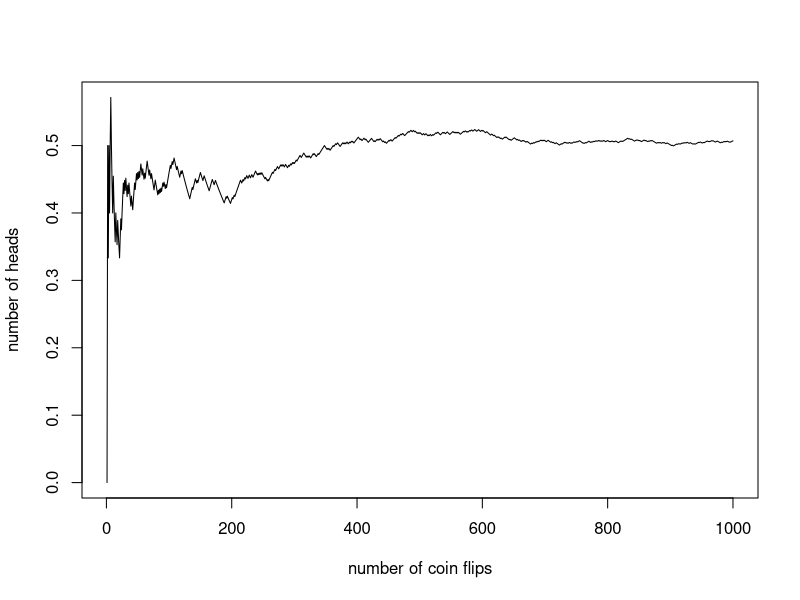
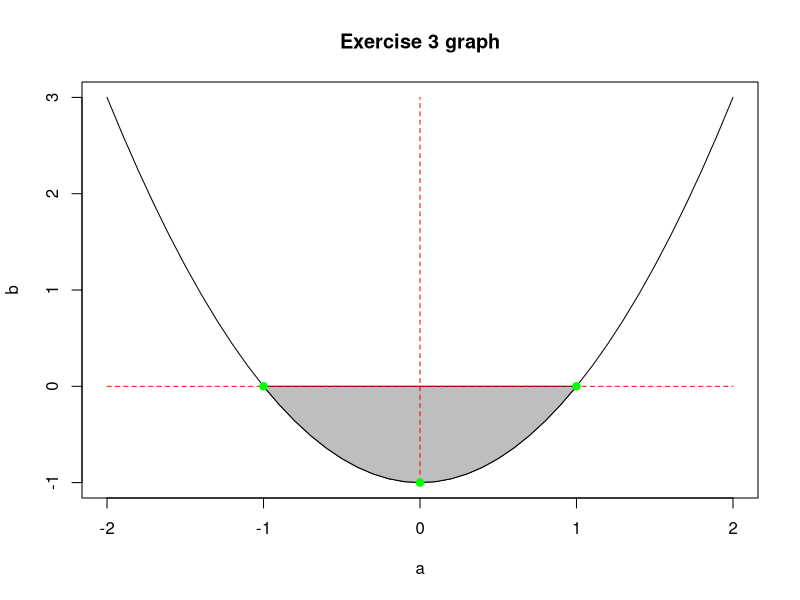
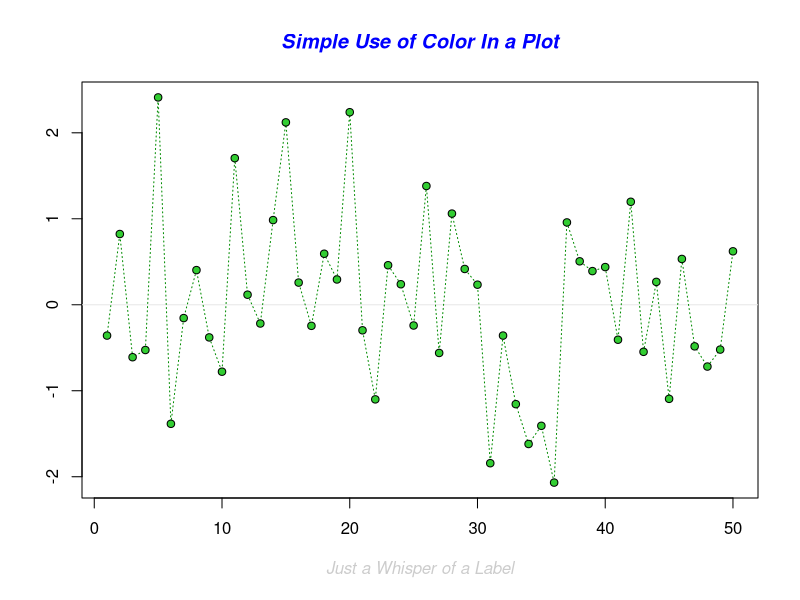
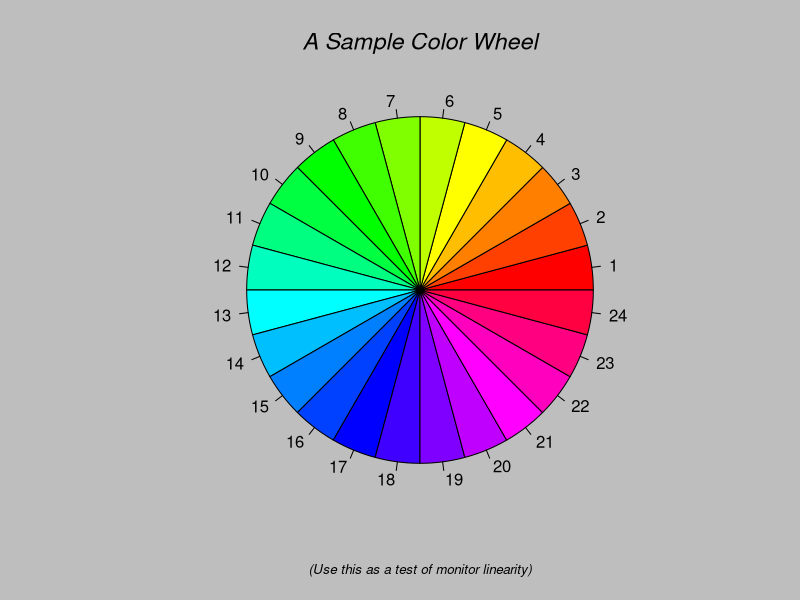
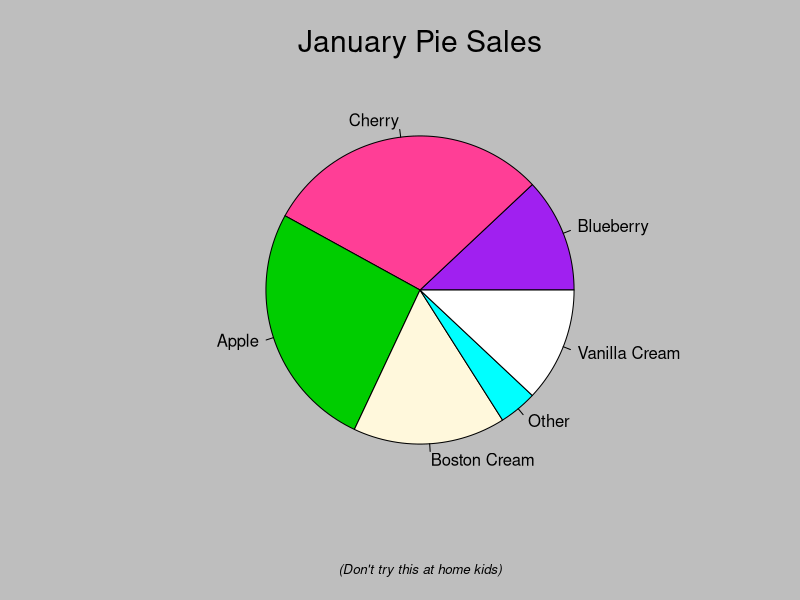
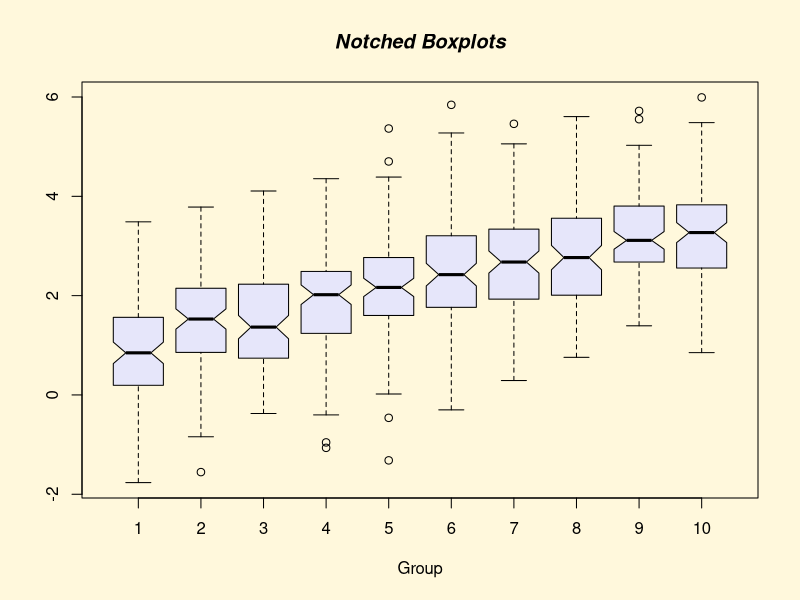
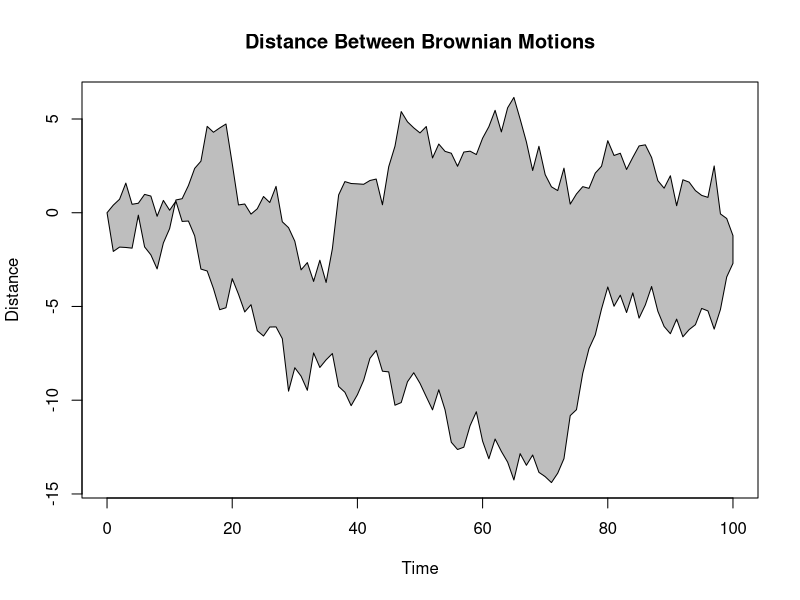
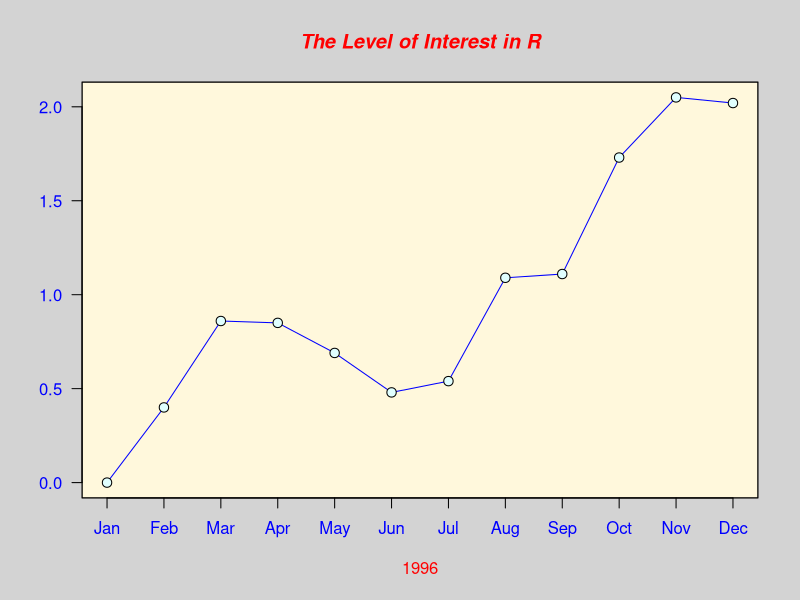

The R source for these figures, in order:
## task 01
v <- sample(c(0, 1), replace = T, 1000)
v
vc <- cumsum(v)
vc
vs <- c(1:1000)
vs
vv <- vc/vs
vv

plot(c(1:1000), vv, xlab="number of coin flips", ylab="number of heads", type="l")

## ex2
# 
id_v <- c(1:30)
df <- data.frame(id=id_v, gender=(sample(c("M", "F"), length(id_v), replace = T, prob = c(0.7, 0.3))), mark=sample(c("A", "B", "C", "D", "E", "F"), length(id_v), replace = T, prob = c(0.09, 0.09, 0.11, 0.09, 0.18, 0.44)))
df

# OMFG ugly
map <- function(df){
  ret_vector = c()
  for (i in 1:length(df[, 1])){
    if(df$mark[i] == 'A'){
      ret_vector[i] <- 1
    } else if(df$mark[i] == 'B'){
      ret_vector[i] <- 1.5
    } else if (df$mark[i] == 'C'){
      ret_vector[i] <- 2
    } else if(df$mark[i] == 'D'){
      ret_vector[i] <- 2.5
    } else if (df$mark[i] == 'E'){
      ret_vector[i] <- 3
    } else if (df$mark[i] == 'F'){
      ret_vector[i] <- 3.5
    }
  }
  return(ret_vector)
}

df$values <- map(df)
df

# table of frequency of marks
marks_tab <- table(df$mark)
marks_tab

# contingency table of marks by gender
cont_tab <- table(df$gender, df$mark)
cont_tab

# average of all marks
average <- mean(df$values)
average

# average by gender
val_tab <- table(df$gender, df$values)
val_tab

vals <- c(1, 1.5, 2, 2.5, 3, 3.5)
vals

avg_tabl <- data.frame(
  females=sum(val_tab[1, ]*vals) / sum(val_tab[1, ]), 
  males=sum(val_tab[2, ]*vals) / sum(val_tab[2, ])
  )
avg_tabl

## ex3
#
par(bg='white')
a <- seq(-2, 2, 0.1)
a
b <- a^2 - 1
b
plot(a, b, type = 'l', main = "Exercise 3 graph")

p_x <- a[a >= -1 & a <= 1]
p_x
p_y <- b[b <= 0]
p_y
polygon(p_x, p_y, col='gray')

t <- seq(min(b), max(b), length=length(a))
t
l <- rep(0, length(a))
l
lines(a, rep(0, length(a)), type='l', lty=2, col='red')
lines(l, t, type='l', lty=2, col='red')

points(0, min(b), type='p', col='green', bg='green', pch=21)
points(1, 0, type='p', col='green', bg='green', pch=21)
points(-1, 0, type='p', col='green', bg='green', pch=21)

## ex04
demo(graphics)


